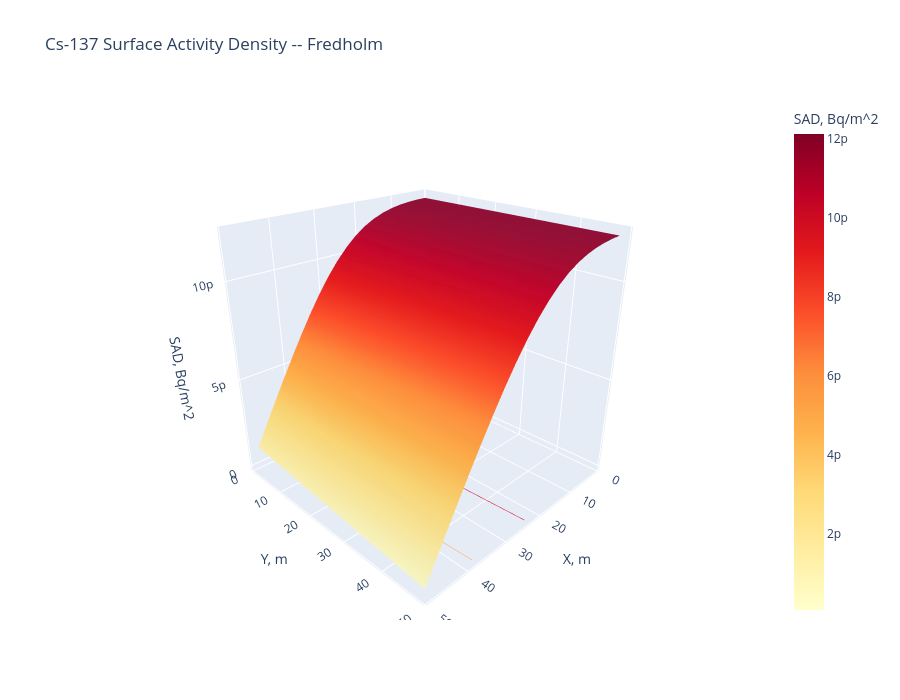

Notebook source saved alongside this figure:
### Markdown cell above
## 8. Interactive 3D SAD -- Plotly

### Code cell
fig_sad = go.Figure()
fig_sad.add_trace(go.Surface(x=x2d, y=y2d, z=sad_m2.T,
    colorscale='YlOrRd', colorbar=dict(title='SAD, Bq/m^2'), name='SAD',
    contours=dict(z=dict(show=True, usecolormap=True, highlightcolor='limegreen', project_z=True))))
fig_sad.update_layout(title='Cs-137 Surface Activity Density -- Fredholm', width=900, height=700,
    scene=dict(xaxis_title='X, m', yaxis_title='Y, m', zaxis_title='SAD, Bq/m^2',
        camera=dict(eye=dict(x=1.5, y=1.5, z=1.0))))
fig_sad.show()

### Figure 1 — Plotly figure (JSON) as saved in the notebook; plotly's stock layout.template omitted (floating-point values rounded to 4 significant figures; data arrays with more than 128 entries replaced by an {"elided": "..."} marker saying what was removed)
{"data": [{"colorbar": {"title": {"text": "SAD, Bq/m^2"}}, "colorscale": [[0, "rgb(255,255,204)"], [0.125, "rgb(255,237,160)"], [0.25, "rgb(254,217,118)"], [0.375, "rgb(254,178,76)"], [0.5, "rgb(253,141,60)"], [0.625, "rgb(252,78,42)"], [0.75, "rgb(227,26,28)"], [0.875, "rgb(189,0,38)"], [1, "rgb(128,0,38)"]], "contours": {"z": {"highlightcolor": "limegreen", "project": {"z": true}, "show": true, "usecolormap": true}}, "name": "SAD", "type": "surface", "x": [1.25, 3.75, 6.25, 8.75, 11.25, 13.75, 16.25, 18.75, 21.25, 23.75, 26.25, 28.75, 31.25, 33.75, 36.25, 38.75, 41.25, 43.75, 46.25, 48.75], "y": [1.25, 3.75, 6.25, 8.75, 11.25, 13.75, 16.25, 18.75, 21.25, 23.75, 26.25, 28.75, 31.25, 33.75, 36.25, 38.75, 41.25, 43.75, 46.25, 48.75], "z": {"elided": "20x20 float values"}}], "layout": {"height": 700, "scene": {"camera": {"eye": {"x": 1.5, "y": 1.5, "z": 1}}, "xaxis": {"title": {"text": "X, m"}}, "yaxis": {"title": {"text": "Y, m"}}, "zaxis": {"title": {"text": "SAD, Bq/m^2"}}}, "title": {"text": "Cs-137 Surface Activity Density -- Fredholm"}, "width": 900}}
